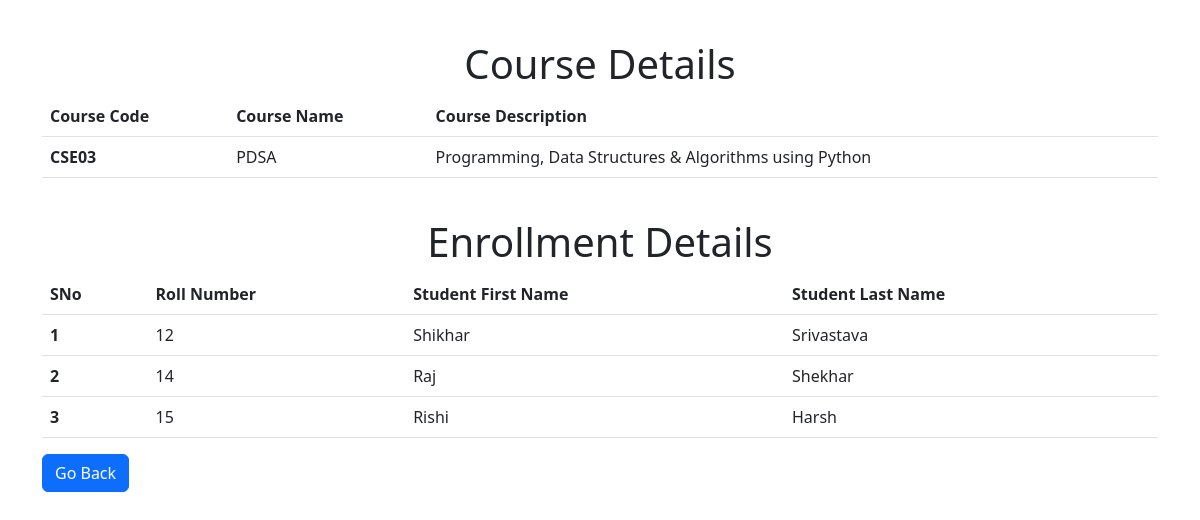
Page /course/28 on the committed database.
### app.py (models this page shows)
class Course(db.Model):
    __tablename__ = 'course'
    course_id = db.Column(db.Integer, primary_key=True, autoincrement=True)
    course_name = db.Column(db.String, nullable=False, unique=True)
    course_code = db.Column(db.String, nullable=False)
    course_description = db.Column(db.String)
    children = db.relationship("Student", secondary="enrollments")

class Student(db.Model):
    __tablename__ = "student"
    student_id = db.Column(db.Integer, primary_key=True, autoincrement=True)
    roll_number = db.Column(db.String, nullable=False, unique=True)
    first_name = db.Column(db.String, nullable=False)
    last_name = db.Column(db.String)

### app.py (the view)
@app.route("/course/<int:course_id>", methods=["GET", "POST"])
def complete_course_info(course_id):
    fcourse = Course.query.get(course_id)
    enrol_ids = Enrollments.query.filter_by(ecourse_id=course_id).all()
    student_ids = []
    for i in enrol_ids:
        student_ids.append(i.estudent_id)
    stu_id = Student.query.filter(Student.student_id.in_(student_ids)).all()
    return render_template("course_detail.html", student_id = stu_id, course_id=fcourse)

### templates/course_detail.html (shortened to what this page needs)
<!DOCTYPE html>
<html lang="en">
<head>
    <link href="https://cdn.jsdelivr.net/npm/bootstrap@5.2.0-beta1/dist/css/bootstrap.min.css" rel="stylesheet">
</head>
<body style="margin-top: 40px;">
    <div class="container">
        <h1>
            <center>Course Details</center>
        </h1>
        <table id="course-detail" class="table table-hover">
            <thead>
                <tr>
                    <th scope="col">Course Code</th>
                    <th scope="col">Course Name</th>
                    <th scope="col">Course Description</th>
                </tr>
            </thead>
            <tbody>
                <tr>
                    <th scope="row">{{course_id["course_code"]}}</td>
                    <td>{{course_id["course_name"]}}</td>
                    <td>{{course_id["course_description"]}}</td>
                </tr>
            </tbody>
        </table><br>
        <h1>
            <center>Enrollment Details</center>
        </h1>
        <table id="course-table" class="table table-hover">
            <thead>
                <tr>
                    <th scope="col">SNo</th>
                    <th scope="col">Roll Number</th>
                    <th scope="col">Student First Name</th>
                    <th scope="col">Student Last Name</th>
                </tr>
            </thead>
            <tbody>
                {% for stu in student_id %}
                <tr>
                    <th scope="row">{{loop.index}}</td>
                    <td>{{stu["roll_number"]}}</td>
                    <td>{{stu["first_name"]}}</td>
                    <td>{{stu["last_name"]}}</td>
                </tr>
                {% endfor %}
            </tbody>
        </table>
        <a href="/courses"><input type="submit" value="Go Back" class="btn btn-primary"></a>
    </div>
</body>
</html>

### rows in the picture
Course: course_code "CSE03", course_name "PDSA", course_description "Programming, Data Structures & Algorithms using Python"
Student: roll_number "12", first_name "Shikhar", last_name "Srivastava"
Student: roll_number "14", first_name "Raj", last_name "Shekhar"
Student: roll_number "15", first_name "Rishi", last_name "Harsh"
